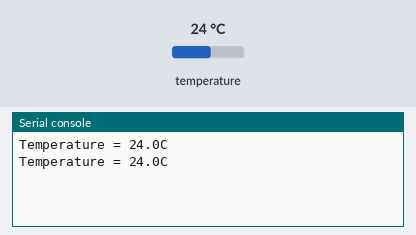
A program run on a simulated Raspberry Pi Pico running MicroPython. On the bench: the last lines printed to the serial console. The test bench sets the inputs (shaded band); at power-on: temperature 24 °C.

Above: at 1.2 s.
1.3 s: temperature set to 12 °C
At 1.9 s:
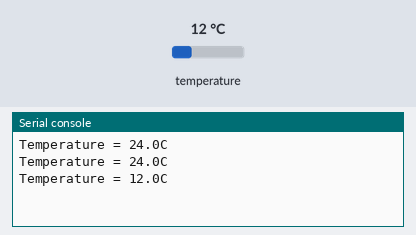
2.8 s: temperature set to 19 °C
At 3.3 s:
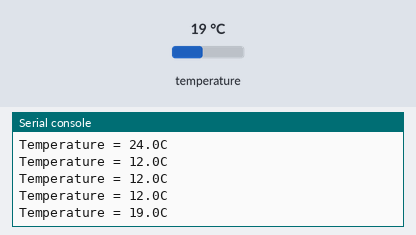
Timing chart, 0 to 5.8 s (numbered marks = the images above; inputs shaded):
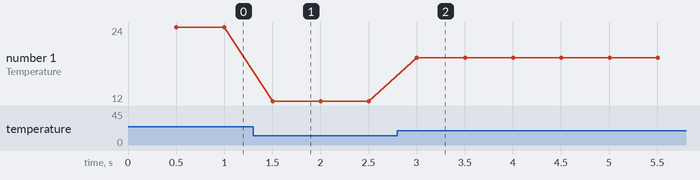

The program:

lm75a_mpython.py
```python
# LM75A Example

from machine import I2C,Pin
from time import sleep

# LM75A I2C Address
LM75_ADDR = 0x48

# LM75A Registers
LM75_TEMP = 0
LM75_CONF = 1
LM75_THYST = 2
LM75_TOS = 3

# Encode temperature for sensor
def encodeTemp(temp):
    if temp >= 0:
        val =  int(temp / 0.5) << 7
    else:
        val = (512 + int(temp/0.5)) << 7
    return bytearray([val >> 8, val & 0xFF])

# Decode temperature from sensor
def decodeTemp(val):
    val = val >> 5
    if val >= 1024:
        return (val-2048)*0.125
    else:
        return val*0.125

i2c = I2C(0, sda=Pin(16), scl=Pin(17))

# Configure sensor and set limits for the OS output
i2c.writeto_mem(LM75_ADDR,LM75_CONF,b'\x00')
i2c.writeto_mem(LM75_ADDR,LM75_TOS,encodeTemp(22.5))
i2c.writeto_mem(LM75_ADDR,LM75_THYST,encodeTemp(20.0))

# Main loop: read temperature
while True:
    sleep(0.5)
    data = i2c.readfrom_mem(LM75_ADDR,LM75_TEMP,2)
    temp = decodeTemp((data[0] << 8) + data[1])
    print ('Temperature = {}C'.format (temp))
```

Measured:
- after the input at 1.3 s, the serial console: prints a new line after 0.20 s (image 1)
- after the input at 2.8 s, the serial console: prints a new line after 0.20 s (image 2)
- plotted number 1: 24 → 12 after the input at 1.3 s, 12 → 19 after the input at 2.8 s
